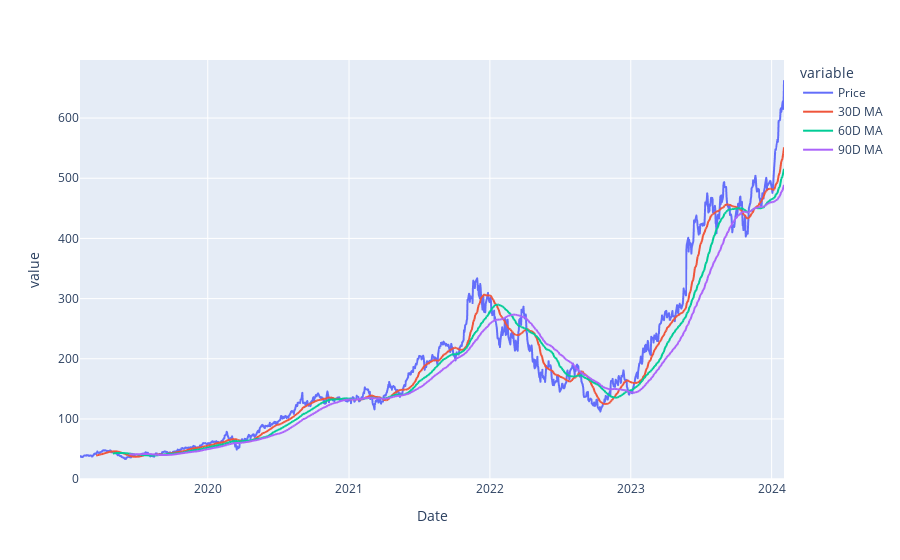

Write notebook code for a chart like this one.
### Markdown cell above
Đường cam phía trên là uptrend đường cam phía dưới là dowmntrend

### Code cell
df_check_1=df[['Price','30D MA','60D MA','90D MA']]
fig = px.line(data_frame=df_check_1)
fig.show()

### Figure 1 — Plotly figure (JSON) as saved in the notebook; plotly's stock layout.template omitted (floating-point values rounded to 4 significant figures; data arrays with more than 128 entries replaced by an {"elided": "..."} marker saying what was removed)
{"data": [{"hovertemplate": "variable=Price<br>Date=%{x}<br>value=%{y}<extra></extra>", "legendgroup": "Price", "line": {"color": "#636efa", "dash": "solid"}, "marker": {"symbol": "circle"}, "mode": "lines", "name": "Price", "showlegend": true, "type": "scattergl", "x": {"elided": "1243 str values"}, "xaxis": "x", "y": {"elided": "1243 float values"}, "yaxis": "y"}, {"hovertemplate": "variable=30D MA<br>Date=%{x}<br>value=%{y}<extra></extra>", "legendgroup": "30D MA", "line": {"color": "#EF553B", "dash": "solid"}, "marker": {"symbol": "circle"}, "mode": "lines", "name": "30D MA", "showlegend": true, "type": "scattergl", "x": {"elided": "1243 str values"}, "xaxis": "x", "y": {"elided": "1243 float values"}, "yaxis": "y"}, {"hovertemplate": "variable=60D MA<br>Date=%{x}<br>value=%{y}<extra></extra>", "legendgroup": "60D MA", "line": {"color": "#00cc96", "dash": "solid"}, "marker": {"symbol": "circle"}, "mode": "lines", "name": "60D MA", "showlegend": true, "type": "scattergl", "x": {"elided": "1243 str values"}, "xaxis": "x", "y": {"elided": "1243 float values"}, "yaxis": "y"}, {"hovertemplate": "variable=90D MA<br>Date=%{x}<br>value=%{y}<extra></extra>", "legendgroup": "90D MA", "line": {"color": "#ab63fa", "dash": "solid"}, "marker": {"symbol": "circle"}, "mode": "lines", "name": "90D MA", "showlegend": true, "type": "scattergl", "x": {"elided": "1243 str values"}, "xaxis": "x", "y": {"elided": "1243 float values"}, "yaxis": "y"}], "layout": {"legend": {"title": {"text": "variable"}, "tracegroupgap": 0}, "margin": {"t": 60}, "xaxis": {"anchor": "y", "domain": [0, 1], "title": {"text": "Date"}}, "yaxis": {"anchor": "x", "domain": [0, 1], "title": {"text": "value"}}}}
